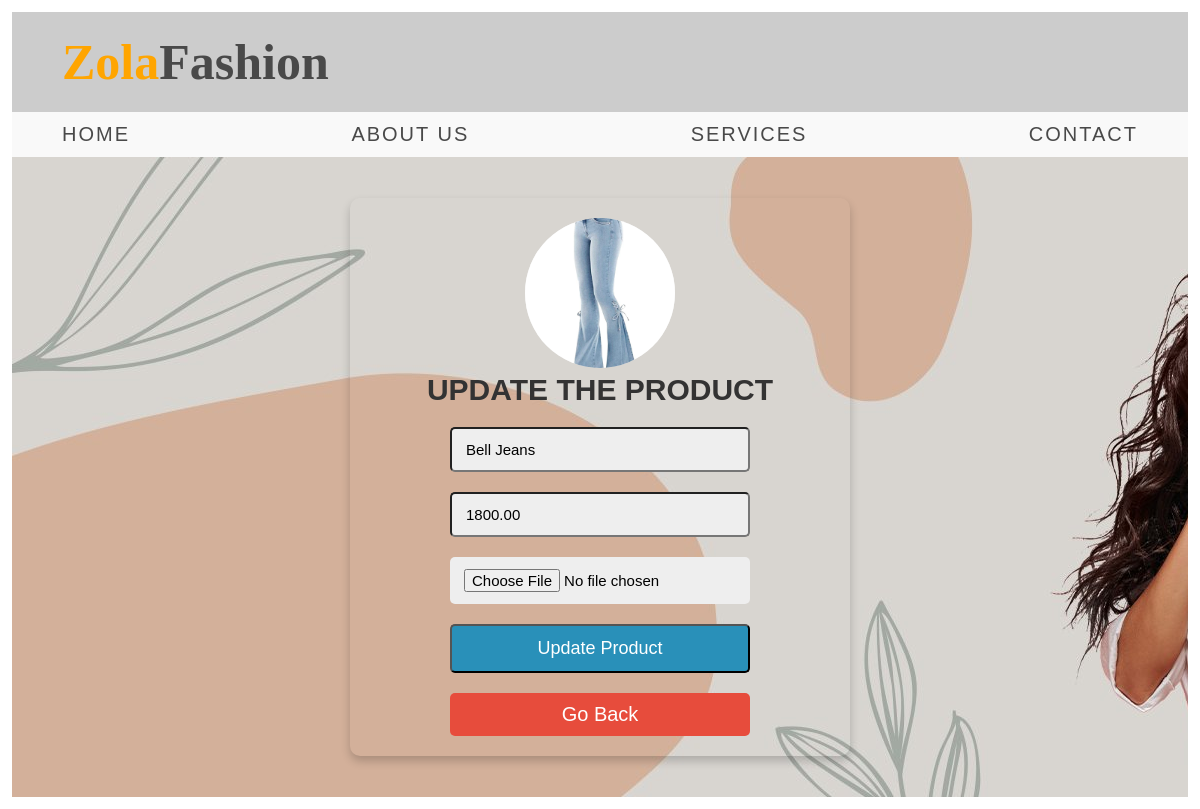
Screenshot of /item_update.php?edit=3 with the database file from the repository.
### tables this page shows
CREATE TABLE `item` (
  `id` int(255) NOT NULL,
  `item_name` varchar(255) NOT NULL,
  `price` decimal(10,2) NOT NULL,
  `item_image` varchar(255) NOT NULL
);

### item_update.php (the view, shortened to what this page needs)
<?php
include 'configuration.php';
$user_id = $_GET['edit'];
?>
<html>
<head>
<link rel = "stylesheet" type="text/css" href="style.css"/>
</head>
<body>
<div class="wrapper">
<div class="n1" >
	<div class="left">
		<div class="logo"><p><span>Zola</span>Fashion</p></div>
	</div>
</div>
<div class="n2">
		<ul>
			<li><a href="home.php">Home</a></li>
			<li><a href="about.php">About Us</a></li>
			<li><a href="services.php">Services</a></li>
			<li><a href="contact.php">Contact</a></li>
		</ul>
</div>
<div class="main">
<?php
	$sql = "SELECT * FROM item WHERE id='$user_id'";
	$result = mysqli_query($conn, $sql);
	if(mysqli_num_rows($result)>0){
		$fetch = mysqli_fetch_assoc($result);
	}
?>
	<form action="<?php $_SERVER['PHP_SELF']?>" method="POST" enctype="multipart/form-data">
	<div class="d1">
<?php
	if($fetch['item_image']==''){
			echo '<img src="images/1.png">';
	}
	else{
		echo '<img src="uploaded_img/'.$fetch['item_image'].'">';
	}
?>
		<h3> Update the Product</h3>
		<input type="text" name="item_name" value="<?php echo $fetch['item_name']?>">
		<input type="number" name="price" value="<?php echo $fetch['price']?>">
		<input type="file" name="item_image" accept="image/jpg, image/webp, image/png">
		<input type="submit" name="update_product" value="Update Product"></br>
		<center><a href="item.php" class="btn">Go Back</a></center>
		</div>
	</form>
</body>
</html>

### style.css (style rules this page uses)
* { padding: 0; margin: 0; list-style:none; text-decoration: none; box-sizing: border-box; font-family: 'Poppins', sans-serif; }
.wrapper { border: 1px; padding:1%; margin: 0 auto; }
.n1 { width: 100%; height: 100px; padding:0 50px; background: #ccc; display: flex; justify-content: space-between; align-items: center; }
.logo p { font-size: 50px; font-weight: bold; color: #494949; margin-right: 25px; font-family: 'Mountains of Christmas', cursive; }
.logo p span { font-family: 'Mountains of Christmas', cursive; color: orange; }
.n2 { width: 100%; background:#f9f9f9; height: 45px; padding:0 50px; }
.n2 ul { width: 100%; height: 45px; display: flex; justify-content: space-between; align-items: center; }
.n2 ul li a { color: #494949; letter-spacing:2px; text-transform: uppercase; font-size: 20px; }
.btn { border-radius:5px; padding: 10px 30px; color:white; display: block; text-align:center; cursor:pointer; font-size:20px; margin-top:10px; width:60%; background: #e74c3c; }
.main { min-height: 80vh; display: flex; align-items: center; justify-content: center; padding: 10px 10px 10px 10px; background: url(images/4.jpg); }
.main form { padding: 20px 0; border-radius: 10px; box-shadow: 0 5px 10px rgba(0,0,0,.2); background: transparent; text-align: center; width: 500px; }
.main form h3 { font-size: 30px; text-transform: uppercase; margin-bottom: 10px; color: #333; }
.main input, select { width: 60%; padding: 12px 14px; font-size: 15px; margin: 10px 0; background: #eee; border-radius:5px; }
.main form input[type="submit"] { font-style: bold; font-size:18px; border-radius:5px; background: #2990b9; color: white; }
.d1 img { height: 150px; width: 150px; border-radius: 50%; object-fit: cover; margin-bottom: 5px; background:#eee; }

### rows the page displays
item: item_image (picture), item_name "Bell Jeans", price "1800.00"
